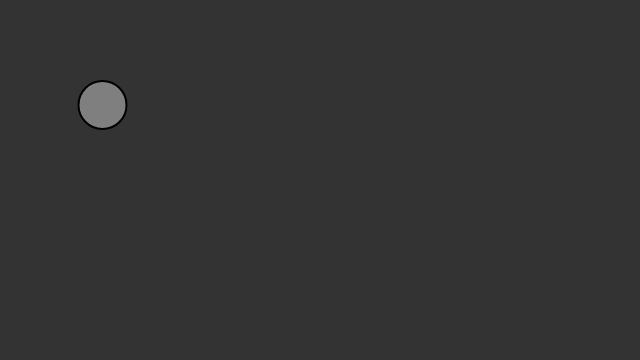
Frame 1 (no input)
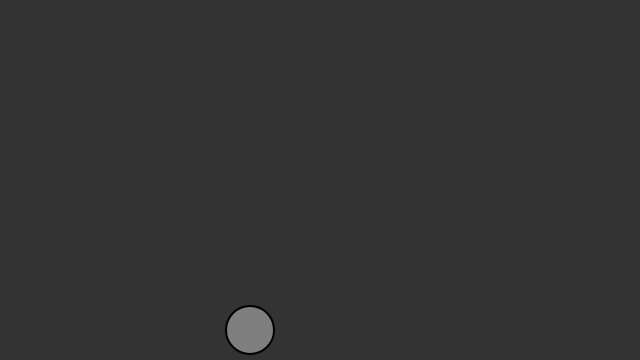
Frame 60 (no input)
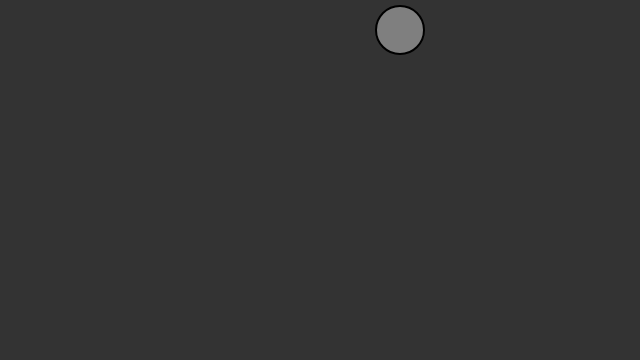
Frame 120 (the mouse pressed at the canvas centre since frame 60)

The p5.js sketch that drew these frames (run headless with seeded random() and noise() and a simulated clock; from frame 60 on, the mouse is pressed at the canvas centre):

// p5.js sketch
// ── sketch.js
var position;
var velocity;

function setup() {
  createCanvas(640, 360);
  position = createVector(100,100);
  velocity = createVector(2.5,5);
};

function draw() {
  background(51);

  position.add(velocity);

  if ((position.x > width) || (position.x < 0)) {
    velocity.x = velocity.x * -1;
  }
  if ((position.y > height) || (position.y < 0)) {
    velocity.y = velocity.y * -1;
  }

  // Display circle at x position
  stroke(0);
  strokeWeight(2);
  fill(127);
  ellipse(position.x, position.y, 48, 48);
};
